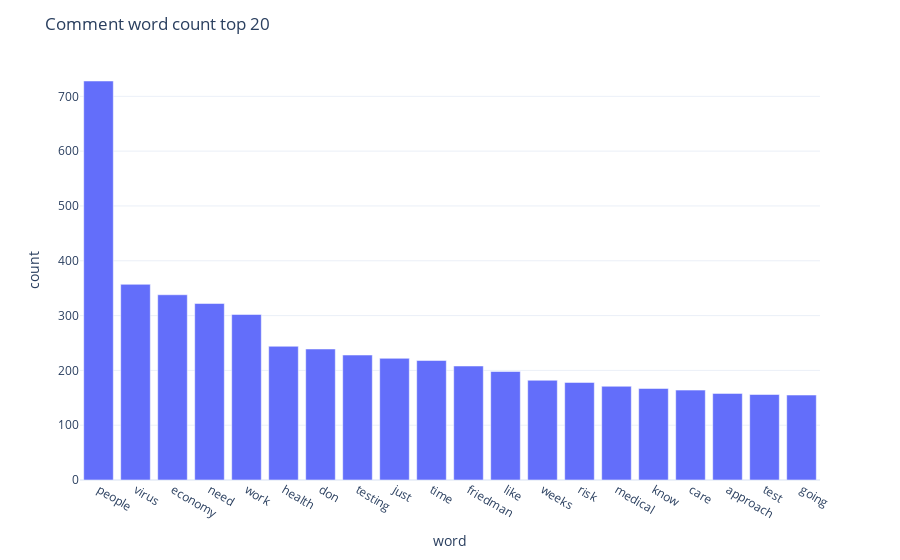

Notebook code cell kept with this figure:
### Code cell
fig = px.bar(df1, x='word', y='count')
fig.update_layout(title_text='Comment word count top 20', template="plotly_white")
fig.show()

### Figure 1 — Plotly figure (JSON) as saved in the notebook; plotly's stock layout.template omitted (floating-point values rounded to 4 significant figures)
{"data": [{"alignmentgroup": "True", "hoverlabel": {"namelength": 0}, "hovertemplate": "word=%{x}<br>count=%{y}", "legendgroup": "", "marker": {"color": "#636efa"}, "name": "", "offsetgroup": "", "orientation": "v", "showlegend": false, "textposition": "auto", "type": "bar", "x": ["people", "virus", "economy", "need", "work", "health", "don", "testing", "just", "time", "friedman", "like", "weeks", "risk", "medical", "know", "care", "approach", "test", "going"], "xaxis": "x", "y": [728, 357, 338, 322, 302, 244, 239, 228, 222, 218, 208, 198, 182, 178, 171, 167, 164, 158, 156, 155], "yaxis": "y"}], "layout": {"barmode": "relative", "legend": {"tracegroupgap": 0}, "margin": {"t": 60}, "title": {"text": "Comment word count top 20"}, "xaxis": {"anchor": "y", "domain": [0, 1], "title": {"text": "word"}}, "yaxis": {"anchor": "x", "domain": [0, 1], "title": {"text": "count"}}}}
